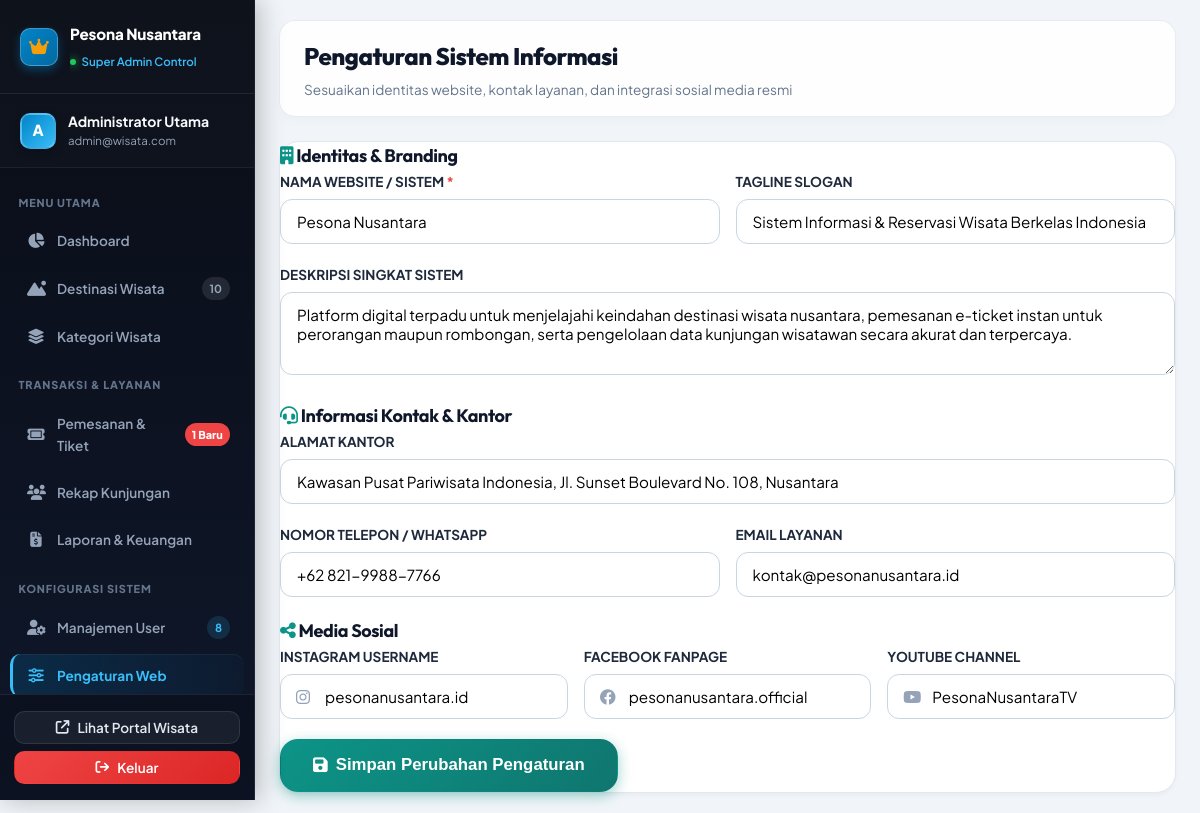
The app's page /admin/pengaturan.php (signed in) with its own data.
### tables this page shows
CREATE TABLE `pengaturan_web` (
  `id` INT AUTO_INCREMENT PRIMARY KEY,
  `nama_sistem` VARCHAR(100) NOT NULL DEFAULT 'Pesona Nusantara',
  `tagline` VARCHAR(200) DEFAULT 'Sistem Informasi & Reservasi Wisata Berkelas Indonesia',
  `deskripsi` TEXT DEFAULT NULL,
  `kontak_email` VARCHAR(100) DEFAULT 'kontak@pesonanusantara.id',
  `kontak_telp` VARCHAR(30) DEFAULT '+62 821-9988-7766',
  `alamat` TEXT DEFAULT NULL,
  `logo` VARCHAR(255) DEFAULT NULL,
  `banner` VARCHAR(255) DEFAULT NULL,
  `sosmed_instagram` VARCHAR(100) DEFAULT 'pesonanusantara.id',
  `sosmed_facebook` VARCHAR(100) DEFAULT 'pesonanusantara.official',
  `sosmed_youtube` VARCHAR(100) DEFAULT 'PesonaNusantaraTV',
  `updated_at` TIMESTAMP DEFAULT CURRENT_TIMESTAMP ON UPDATE CURRENT_TIMESTAMP
);

### config/database.php (called while the page is built, shortened)
<?php
function getSettings($pdo) {
    try {
        $stmt = $pdo->query("SELECT * FROM pengaturan_web LIMIT 1");
        $res = $stmt->fetch();
        return $res ?: [
            'nama_sistem' => 'Pesona Nusantara',
            'tagline' => 'Jelajahi Pesona Keindahan Wisata Terbaik di Indonesia',
            'deskripsi' => 'Platform informasi dan pemesanan tiket wisata terintegrasi dan berkelas.',
            'kontak_email' => 'kontak@pesonanusantara.id',
            'kontak_telp' => '+62 821-9988-7766',
            'alamat' => 'Jl. Pariwisata No. 88, Indonesia',
            'logo' => '',
            'banner' => '',
            'sosmed_instagram' => 'pesonanusantara.id',
            'sosmed_facebook' => 'pesonanusantara.official',
            'sosmed_youtube' => 'PesonaNusantaraTV'
        ];
    } catch (Exception $e) {
        return [
            'nama_sistem' => 'Pesona Nusantara',
            'tagline' => 'Jelajahi Pesona Keindahan Wisata Terbaik di Indonesia',
            'deskripsi' => 'Platform informasi dan pemesanan tiket wisata terintegrasi dan berkelas.',
            'kontak_email' => 'kontak@pesonanusantara.id',
            'kontak_telp' => '+62 821-9988-7766',
            'alamat' => 'Jl. Pariwisata No. 88, Indonesia',
            'logo' => '',
            'banner' => '',
            'sosmed_instagram' => 'pesonanusantara.id',
            'sosmed_facebook' => 'pesonanusantara.official',
            'sosmed_youtube' => 'PesonaNusantaraTV'
        ];
    }
}

### admin/pengaturan.php (the view, shortened to what this page needs)
<?php
require_once __DIR__ . '/../config/database.php';
require_once __DIR__ . '/includes/header.php';
require_once __DIR__ . '/includes/sidebar.php';
?>
<main class="admin-main">
  <div class="admin-topbar-luxury">
    <div>
      <h1 style="font-size: 1.5rem; font-weight: 800; color: #0f172a; margin: 0;">Pengaturan Sistem Informasi</h1>
      <p style="font-size: 0.85rem; color: #64748b; margin: 0.2rem 0 0 0;">Sesuaikan identitas website, kontak layanan, dan integrasi sosial media resmi</p>
    </div>
  </div>
  <div class="card p-8 shadow-sm bg-white max-w-3xl" style="border-radius: 1.25rem; border: 1px solid #e2e8f0;">
    <form action="<?= BASE_URL ?>admin/pengaturan.php" method="POST">
      <h3 class="font-bold text-dark text-lg mb-4 pb-2 border-b">
        <i class="fa-solid fa-building text-primary"></i> Identitas & Branding
      </h3>
      <div class="grid grid-cols-2 gap-4 mb-4">
        <div class="form-group">
          <label class="form-label font-bold text-xs uppercase text-muted">Nama Website / Sistem <span class="text-danger">*</span></label>
          <input type="text" name="nama_sistem" class="form-control" value="<?= htmlspecialchars($settings['nama_sistem'] ?? '') ?>" required>
        </div>
        <div class="form-group">
          <label class="form-label font-bold text-xs uppercase text-muted">Tagline Slogan</label>
          <input type="text" name="tagline" class="form-control" value="<?= htmlspecialchars($settings['tagline'] ?? '') ?>">
        </div>
      </div>
      <div class="form-group mb-6">
        <label class="form-label font-bold text-xs uppercase text-muted">Deskripsi Singkat Sistem</label>
        <textarea name="deskripsi" rows="3" class="form-control"><?= htmlspecialchars($settings['deskripsi'] ?? '') ?></textarea>
      </div>
      <h3 class="font-bold text-dark text-lg mb-4 pb-2 border-b">
        <i class="fa-solid fa-headset text-primary"></i> Informasi Kontak & Kantor
      </h3>
      <div class="form-group mb-4">
        <label class="form-label font-bold text-xs uppercase text-muted">Alamat Kantor</label>
        <input type="text" name="alamat" class="form-control" value="<?= htmlspecialchars($settings['alamat'] ?? '') ?>">
      </div>
      <div class="grid grid-cols-2 gap-4 mb-6">
        <div class="form-group">
          <label class="form-label font-bold text-xs uppercase text-muted">Nomor Telepon / WhatsApp</label>
          <input type="text" name="kontak_telp" class="form-control" value="<?= htmlspecialchars($settings['kontak_telp'] ?? '') ?>">
        </div>
        <div class="form-group">
          <label class="form-label font-bold text-xs uppercase text-muted">Email Layanan</label>
          <input type="email" name="kontak_email" class="form-control" value="<?= htmlspecialchars($settings['kontak_email'] ?? '') ?>">
        </div>
      </div>
      <h3 class="font-bold text-dark text-lg mb-4 pb-2 border-b">
        <i class="fa-solid fa-share-nodes text-primary"></i> Media Sosial
      </h3>
      <div class="grid grid-cols-3 gap-4 mb-8">
        <div class="form-group">
          <label class="form-label font-bold text-xs uppercase text-muted">Instagram Username</label>
          <div class="input-with-icon">
            <i class="fa-brands fa-instagram"></i>
            <input type="text" name="sosmed_instagram" class="form-control" value="<?= htmlspecialchars($settings['sosmed_instagram'] ?? '') ?>" placeholder="pesonanusantara">
          </div>
        </div>
        <div class="form-group">
          <label class="form-label font-bold text-xs uppercase text-muted">Facebook Fanpage</label>
          <div class="input-with-icon">
            <i class="fa-brands fa-facebook"></i>
            <input type="text" name="sosmed_facebook" class="form-control" value="<?= htmlspecialchars($settings['sosmed_facebook'] ?? '') ?>" placeholder="pesonanusantara">
          </div>
        </div>
        <div class="form-group">
          <label class="form-label font-bold text-xs uppercase text-muted">YouTube Channel</label>
          <div class="input-with-icon">
            <i class="fa-brands fa-youtube"></i>
            <input type="text" name="sosmed_youtube" class="form-control" value="<?= htmlspecialchars($settings['sosmed_youtube'] ?? '') ?>" placeholder="pesonanusantara">
          </div>
        </div>
      </div>
      <button type="submit" class="btn btn-primary btn-lg shadow-glow">
        <i class="fa-solid fa-save"></i> Simpan Perubahan Pengaturan
      </button>
    </form>
  </div>
</main>
<?php require_once __DIR__ . '/includes/footer.php'; ?>

### admin/includes/sidebar.php
<?php
$currentFile = basename($_SERVER['PHP_SELF']);
$userName = $_SESSION['user_nama'] ?? 'Administrator';
$userEmail = $_SESSION['user_email'] ?? 'admin@wisata.com';
$initial = strtoupper(substr($userName, 0, 1));
$cntPendingPesanan = 0;
$cntDestinasi = 0;
$cntUsers = 0;
if (isset($pdo) && $pdo) {
    try {
        $cntPendingPesanan = (int)$pdo->query("SELECT COUNT(*) FROM pemesanan WHERE status_bayar = 'pending'")->fetchColumn();
        $cntDestinasi = (int)$pdo->query("SELECT COUNT(*) FROM destinasi")->fetchColumn();
        $cntUsers = (int)$pdo->query("SELECT COUNT(*) FROM users")->fetchColumn();
    } catch (Exception $e) {}
}
?>
<aside class="admin-sidebar">
  <div class="admin-sidebar-brand">
    <div class="admin-brand-icon">
      <i class="fa-solid fa-crown text-amber"></i>
    </div>
    <div style="overflow: hidden; flex: 1;">
      <span style="display: block; font-weight: 800; font-size: 0.95rem; color: #ffffff; letter-spacing: -0.01em; white-space: nowrap; text-overflow: ellipsis; overflow: hidden;">
        <?= htmlspecialchars($settings['nama_sistem'] ?? 'Pesona Nusantara') ?>
      </span>
      <span style="display: inline-flex; align-items: center; gap: 0.35rem; font-size: 0.72rem; color: #38bdf8; font-weight: 600;">
        <span style="width: 6px; height: 6px; border-radius: 50%; background: #22c55e; display: inline-block; box-shadow: 0 0 8px #22c55e;"></span>
        Super Admin Control
      </span>
    </div>
  </div>
  <?php
    $sessFoto = $_SESSION['user_foto'] ?? 'default_avatar.png';
    $hasSessFoto = (!empty($sessFoto) && $sessFoto !== 'default_avatar.png' && file_exists(__DIR__ . '/../../assets/uploads/users/' . $sessFoto));
  ?>
  <div class="admin-profile-pill">
    <?php if ($hasSessFoto): ?>
      <img src="<?= BASE_URL ?>assets/uploads/users/<?= htmlspecialchars($sessFoto) ?>" alt="Avatar" style="width: 38px; height: 38px; border-radius: 50%; object-fit: cover; border: 2px solid #2dd4bf; box-shadow: 0 2px 8px rgba(0,0,0,0.2);">
    <?php else: ?>
      <div class="admin-avatar">
        <?= $initial ?>
      </div>
    <?php endif; ?>
    <div style="overflow: hidden; flex: 1;">
      <strong style="display: block; font-size: 0.875rem; color: #f8fafc; font-weight: 700; white-space: nowrap; text-overflow: ellipsis; overflow: hidden;">
        <?= htmlspecialchars($userName) ?>
      </strong>
      <span style="font-size: 0.72rem; color: #94a3b8; display: block; white-space: nowrap; text-overflow: ellipsis; overflow: hidden;">
        <?= htmlspecialchars($userEmail) ?>
      </span>
    </div>
  </div>
  <ul class="admin-nav-list">
    <li style="padding: 0.6rem 0.5rem 0.25rem 0.5rem; font-size: 0.68rem; font-weight: 800; color: #64748b; text-transform: uppercase; letter-spacing: 0.08em;">
      Menu Utama
    </li>
    <li class="admin-nav-item">
      <a href="<?= BASE_URL ?>admin/index.php" class="admin-nav-link <?= ($currentFile == 'index.php') ? 'active' : '' ?>">
        <i class="fa-solid fa-chart-pie"></i>
        <span style="flex: 1;">Dashboard</span>
      </a>
    </li>
    <li class="admin-nav-item">
      <a href="<?= BASE_URL ?>admin/destinasi.php" class="admin-nav-link <?= ($currentFile == 'destinasi.php') ? 'active' : '' ?>">
        <i class="fa-solid fa-mountain-sun"></i>
        <span style="flex: 1;">Destinasi Wisata</span>
        <?php if ($cntDestinasi > 0): ?>
          <span style="font-size: 0.7rem; font-weight: 700; background: rgba(255,255,255,0.1); color: #94a3b8; padding: 0.15rem 0.5rem; border-radius: 9999px;">
            <?= $cntDestinasi ?>
          </span>
        <?php endif; ?>
      </a>
    </li>
    <li class="admin-nav-item">
      <a href="<?= BASE_URL ?>admin/kategori.php" class="admin-nav-link <?= ($currentFile == 'kategori.php') ? 'active' : '' ?>">
        <i class="fa-solid fa-layer-group"></i>
        <span style="flex: 1;">Kategori Wisata</span>
      </a>
    </li>
    <li style="padding: 0.85rem 0.5rem 0.25rem 0.5rem; font-size: 0.68rem; font-weight: 800; color: #64748b; text-transform: uppercase; letter-spacing: 0.08em;">
      Transaksi & Layanan
    </li>
    <li class="admin-nav-item">
      <a href="<?= BASE_URL ?>admin/pemesanan.php" class="admin-nav-link <?= ($currentFile == 'pemesanan.php') ? 'active' : '' ?>">
        <i class="fa-solid fa-ticket"></i>
        <span style="flex: 1;">Pemesanan & Tiket</span>
        <?php if ($cntPendingPesanan > 0): ?>
          <span style="font-size: 0.68rem; font-weight: 800; background: #ef4444; color: #ffffff; padding: 0.15rem 0.45rem; border-radius: 9999px; animation: pulse 2s infinite;">
            <?= $cntPendingPesanan ?> Baru
          </span>
        <?php endif; ?>
      </a>
    </li>
    <li class="admin-nav-item">
      <a href="<?= BASE_URL ?>admin/kunjungan.php" class="admin-nav-link <?= ($currentFile == 'kunjungan.php') ? 'active' : '' ?>">
        <i class="fa-solid fa-users"></i>
        <span style="flex: 1;">Rekap Kunjungan</span>
      </a>
    </li>
    <li class="admin-nav-item">
      <a href="<?= BASE_URL ?>admin/laporan.php" class="admin-nav-link <?= ($currentFile == 'laporan.php') ? 'active' : '' ?>">
        <i class="fa-solid fa-file-invoice-dollar"></i>
        <span style="flex: 1;">Laporan & Keuangan</span>
      </a>
    </li>
    <li style="padding: 0.85rem 0.5rem 0.25rem 0.5rem; font-size: 0.68rem; font-weight: 800; color: #64748b; text-transform: uppercase; letter-spacing: 0.08em;">
      Konfigurasi Sistem
    </li>
    <li class="admin-nav-item">
      <a href="<?= BASE_URL ?>admin/users.php" class="admin-nav-link <?= ($currentFile == 'users.php') ? 'active' : '' ?>">
        <i class="fa-solid fa-user-gear"></i>
        <span style="flex: 1;">Manajemen User</span>
        <?php if ($cntUsers > 0): ?>
          <span style="font-size: 0.7rem; font-weight: 700; background: rgba(56, 189, 248, 0.15); color: #38bdf8; padding: 0.15rem 0.5rem; border-radius: 9999px;">
            <?= $cntUsers ?>
          </span>
        <?php endif; ?>
      </a>
    </li>
    <li class="admin-nav-item">
      <a href="<?= BASE_URL ?>admin/pengaturan.php" class="admin-nav-link <?= ($currentFile == 'pengaturan.php') ? 'active' : '' ?>">
        <i class="fa-solid fa-sliders"></i>
        <span style="flex: 1;">Pengaturan Web</span>
      </a>
    </li>
  </ul>
  <div class="admin-sidebar-footer">
    <a href="<?= BASE_URL ?>index.php" target="_blank" class="btn btn-secondary btn-sm" style="background: rgba(255,255,255,0.06); color: #e2e8f0; border: 1px solid rgba(255,255,255,0.1); justify-content: center; width: 100%; border-radius: 0.65rem;">
      <i class="fa-solid fa-arrow-up-right-from-square"></i> Lihat Portal Wisata
    </a>
    <a href="<?= BASE_URL ?>logout.php" class="btn btn-danger btn-sm" style="justify-content: center; width: 100%; border-radius: 0.65rem;" onclick="return confirm('Apakah Anda yakin ingin keluar dari panel admin?')">
      <i class="fa-solid fa-arrow-right-from-bracket"></i> Keluar
    </a>
  </div>
</aside>

### records on screen
pengaturan_web: nama_sistem "Pesona Nusantara", tagline "Sistem Informasi & Reservasi Wisata Berkelas Indonesia", deskripsi "Platform digital terpadu untuk menjelajahi keindahan destinasi wisata nusantara, pemesanan e-ticket instan untuk perorangan maupun rombongan, serta pengelolaan data kunjungan wisatawan secara akurat dan terpercaya.", alamat "Kawasan Pusat Pariwisata Indonesia, Jl. Sunset Boulevard No. 108, Nusantara", kontak_telp "+62 821-9988-7766", kontak_email "kontak@pesonanusantara.id", sosmed_instagram "pesonanusantara.id", sosmed_facebook "pesonanusantara.official", sosmed_youtube "PesonaNusantaraTV"

### other values on screen
$initial "A"
$userName "Administrator Utama"
$userEmail "admin@wisata.com"
$cntDestinasi "10"
$cntPendingPesanan "1"
$cntUsers "8"
